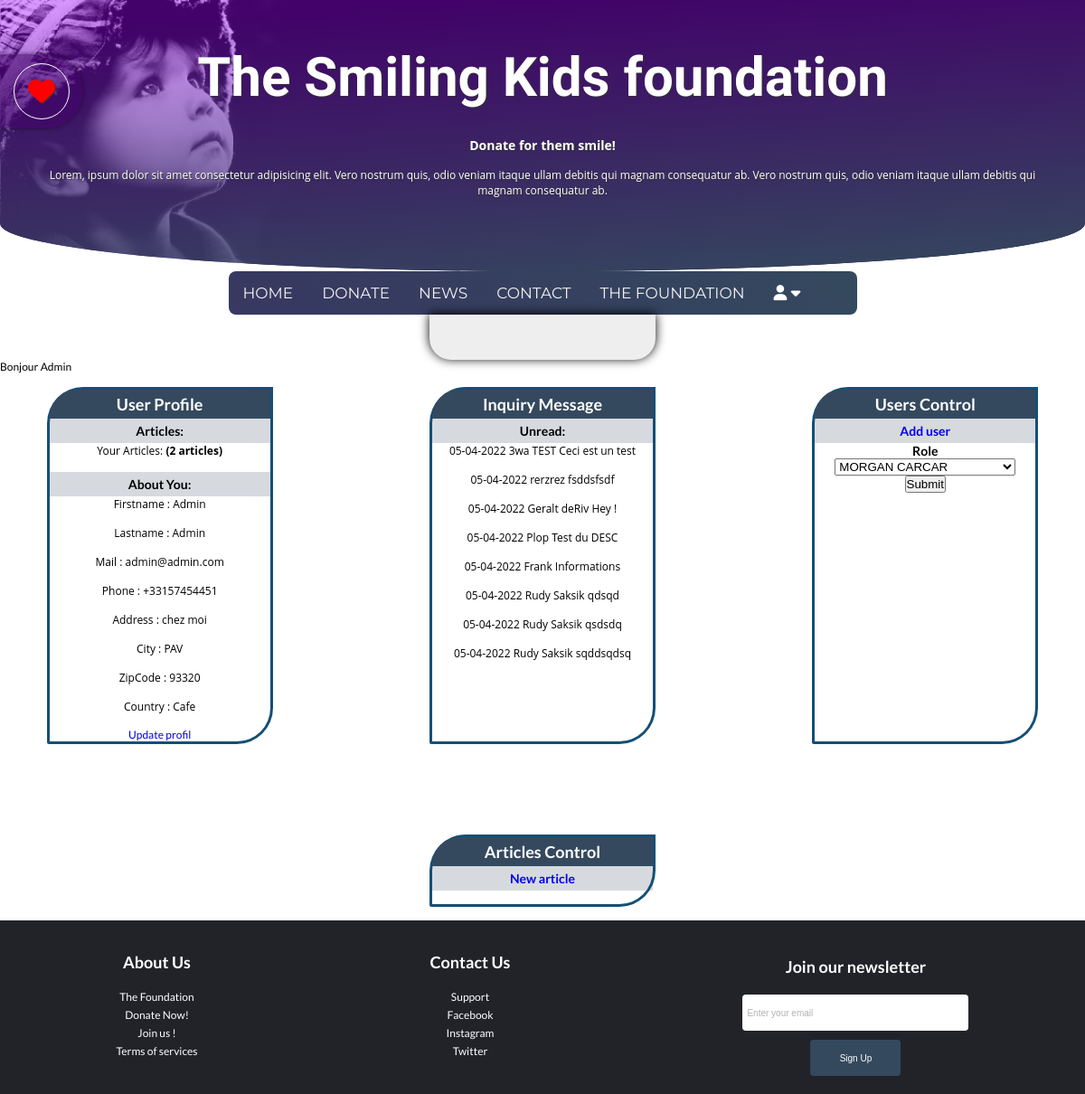
Screenshot of /dashboard.php (signed in) with the database file from the repository.
### tables this page shows
CREATE TABLE `contact` (
  `id` int(11) NOT NULL,
  `name` varchar(100) NOT NULL,
  `subject` text NOT NULL,
  `content` longtext NOT NULL,
  `date` datetime NOT NULL,
  `mail` varchar(150) NOT NULL,
  `phone` text
);

### models/Session.php (called while the page is built, shortened)
<?php
class Session {
    public static function isConnected(): bool{
        return isset($_SESSION['auth']) ?? false;
    }
}

### services/utils.php (called while the page is built, shortened)
<?php
function render(string $path, array $variables = []): void {
    extract($variables);
    require "$path.phtml";
    require dirname(__DIR__).'/views/layout.phtml';
}

### dashboard.php (called while the page is built, shortened)
<?php
require_once 'services/utils.php';
require_once "models/Session.php";
require_once "models/Post.php";
require_once "models/Contact.php";
$pagePath = 'dashboard';
$count = new Post;
$msg = new Contact;
$findUser = new User;
$id = $_SESSION['auth']['id'];
$counts = $count->countPostsByUser(intval($id));
$messages = $msg->getMessages();
$users = $findUser -> findAll();
render(__DIR__."/views/$pagePath", compact('pageTitle','counts','messages', 'users'));

### models/Model.php (called while the page is built, shortened)
<?php
abstract class Model
{
      protected $database;
      protected string $table;
      public function __construct() {
            try{
                  $this->database = new PDO('mysql:host=db.3wa.io;dbname=rudysaksik_Projet;charset=UTF8',
					'rudysaksik',
					'9efbf4f6e7a53515252a454952cd649f',
                  [
                        PDO::ATTR_ERRMODE => PDO::ERRMODE_EXCEPTION,
                        PDO::ATTR_DEFAULT_FETCH_MODE => PDO::FETCH_ASSOC
                  ]
                  );
            } catch(PDOException $e) {
                  echo $e->getMessage();
            }
      }
    public function findAll(): ?array {
        try {
            $query = $this->database->query("Select * from {$this->table}");
            $result = $query->fetchAll();
            return $result ?? [];
        } catch (PDOException $e) {
            echo $e->getMessage();
            die;
        }
    }
}

### models/Post.php (called while the page is built, shortened)
<?php
require_once 'Model.php';
class Post extends Model
{
    function countPostsByUser(int $id){
        try {
            $request = $this->database->prepare(
                "
                SELECT COUNT('id') AS count
                FROM post
                INNER JOIN users ON post.user_id = users.id
                WHERE users.id = :id
                "
            );
            $request->execute(
                [
                    ':id' => intval($id)
                ]);
            $result = $request->fetch();
        } catch (PDOException $e) {
            echo $e->getMessage();
            exit();
        }
        return $result;
    }
}

### models/Contact.php (called while the page is built, shortened)
<?php
require_once 'Model.php';
class Contact extends Model
{
    function getMessages() {
        try {
            $request = $this->database->prepare(
                "
                SELECT *
                FROM contact
                ORDER BY date DESC
                "
            );
            $request->execute();
            $result = $request->fetchAll();
        } catch (PDOException $e) {
            echo $e->getMessage();
            exit();
        }
        return $result;
    }
}

### views/dashboard.phtml (the view, shortened to what this page needs)
<?php if(Session::isConnected() && $_SESSION['auth']['role']== 1):
echo 'Bonjour '.$_SESSION['auth']['name'].''; ?>
<div class="flex-container">
  <div class="admin-border">
    <div class="big-title-admin">
    <h2>User Profile</h2>
    </div>
    <h3 class="title-admin">Articles:</h3>
      <?php foreach($counts as $elements): ?>
      <p>Your Articles:
        <strong>(<?= htmlspecialchars($elements); ?> articles)</strong></p>
      <?php endforeach ?>
    <h3 class="title-admin">About You:</h3>
      <p>Firstname :
        <span>
          <?= htmlspecialchars( $_SESSION['auth']['name'] ); ?>
        </span>
      </p>
      <p>Lastname :
        <span>
          <?= htmlspecialchars( $_SESSION['auth']['lastname'] ); ?>
        </span>
      </p>
      <p>Mail :
        <span>
          <?= htmlspecialchars( $_SESSION['auth']['mail'] ); ?>
        </span>
      </p>
      <p>Phone :
        <span>
          <?= htmlspecialchars( $_SESSION['auth']['phone'] ); ?>
        </span>
      </p>
      <p>Address :
        <span>
          <?= htmlspecialchars( $_SESSION['auth']['address'] ); ?>
        </span>
      </p>
      <p>City :
        <span>
          <?= htmlspecialchars( $_SESSION['auth']['city'] ); ?>
        </span>
      </p>
      <p>ZipCode :
        <span>
          <?= htmlspecialchars( $_SESSION['auth']['zipcode'] ); ?>
        </span>
      </p>
      <p>Country :
        <span>
          <?= htmlspecialchars( $_SESSION['auth']['country'] ); ?>
        </span>
      </p>
     <a href="userUpdate.php?id=<?= ( $_SESSION['auth']['id'] ); ?>">Update profil</a>
</div>
  <div class="admin-border">
    <div class="big-title-admin">
    <h2>Inquiry Message</h2>
    </div>
    <h3 class="title-admin">Unread:</h3>
      <?php foreach($messages as $elements): ?>
        <p>
          <?= htmlspecialchars( $elements['date']=date('d-m-Y') ); ?>
          <?= htmlspecialchars( $elements['name'] ); ?>
          <?= htmlspecialchars( $elements['subject'] ); ?>
        </p>
      <?php endforeach ?>
  </div>
  <div class="admin-border">
    <div class="big-title-admin">
    <h2>Users Control</h2>
    </div>
    <h3 class="title-admin"><a href="register.php">Add user</a></h3>
    <h3>Role</h3>
      <form method="POST" for="dashboard.php">
        <select name="users">
          <?php foreach($users as $element): ?>
            <option value="<?= $element['id'] ?>">
              <?= htmlspecialchars( $element['firstname'] ); ?>
              <?= htmlspecialchars( $element['lastname'] ); ?>
            </option>
          <?php endforeach ?>
        </select>
        <input name="submit" type="submit" value="Submit"/>
      </form>
  </div>
  <div class="admin-border">
    <div class="big-title-admin">
    <h2>Articles Control</h2>
    </div>
    <h3 class="title-admin"><a href="postCreate.php">New article</a></h3>
  </div>
</div>
<?php endif ; ?>

### css/style.css (style rules this page uses)
* { padding: 0; margin: 0 auto; box-sizing: border-box; }
html { box-sizing: border-box; font-size: 62.5%; }
body { font-size: 1.2rem; font-family: "Lato"; background: white; }
a { text-decoration: none; }
.overlay > h3, p { font-family: 'Open Sans', sans-serif; margin-bottom: 1.5rem; }
select { color: black; width: 20rem; }
.flex-container { display: flex; justify-content: center; align-items: stretch; flex-wrap: wrap; align-content: stretch; height: 100%; padding: 1.5rem; gap: 100px; border-radius: 5px; }
.admin-border { border-width: 3px solid; border-style: solid; border-color: #144F75; border-radius: 40px 0px 40px 2px; background: rgba(255, 255, 255, 0.6); width: 25rem; text-align:center; }
.title-admin { background-color: rgba(52,73,94,0.2); margin-top: 0; padding: 0.5rem; }
.big-title-admin { background-color: #34495e; padding: 0.5rem; border-radius: 30px 0px 0px; color: #FFF; width:100%; }

### rows the page displays
contact: name "3wa TEST", subject "Ceci est un test"
contact: name "rerzrez", subject "fsddsfsdf"
contact: name "Geralt deRiv", subject "Hey !"
contact: name "Plop", subject "Test du DESC"
contact: name "Frank", subject "Informations"
contact: name "Rudy Saksik", subject "qdsqd"
contact: name "Rudy Saksik", subject "qsdsdq"
contact: name "Rudy Saksik", subject "sqddsqdsq"

### other values shown
$_SESSION['auth']['name'] "Admin"
$elements "2"
$_SESSION['auth']['lastname'] "Admin"
$_SESSION['auth']['mail'] "admin@admin.com"
$_SESSION['auth']['phone'] "+33157454451"
$_SESSION['auth']['address'] "chez moi"
$_SESSION['auth']['city'] "PAV"
$_SESSION['auth']['zipcode'] "93320"
$_SESSION['auth']['country'] "Cafe"
form field users "MORGAN CARCAR"
